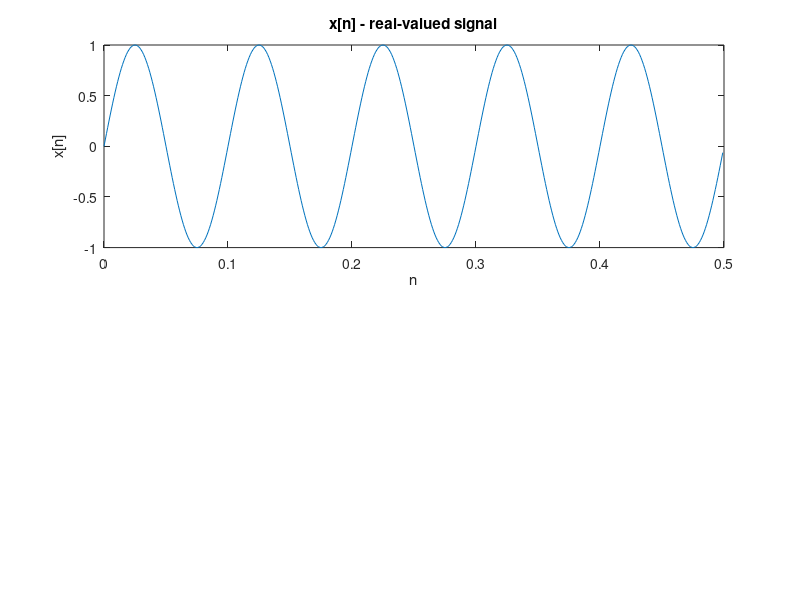

Source code (MATLAB): (Note: this script raises an error after producing the figure.)
%Test routine to check analytic_signal function
t=0:0.001:0.5-0.001;
x = sin(2*pi*10*t); %real-valued f = 10 Hz
subplot(2,1,1); plot(t,x);%plot the original signal
title('x[n] - real-valued signal'); xlabel('n'); ylabel('x[n]');

z = analytic_signal(x); %construct analytic signal
subplot(2,1,2); plot(t, real(z), 'k'); hold on;
plot(t, imag(z), 'r');
title('Components of Analytic signal');
xlabel('n'); ylabel('z_r[n] and z_i[n]');
legend('Real(z[n])','Imag(z[n])');